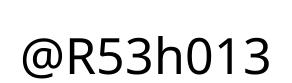
#> input picture data/raw_sample/Arsehole_notosans_variant1.png, 292 x 83 px
$ python -i image_processing.py   (imports and definitions only)
#> lines starting #> are read from the running program, lines starting #| are printed output that depends on the picture
#> further down, picture is the input picture: shape (83, 292, 3); min 0, max 255, mean 225.4
"""
Image processing utility functions for the OCR deobfuscation project.

This module contains functions for loading, saving, preprocessing, and augmenting
images throughout the pipeline, including resizing, normalization, thresholding,
denoising, and various transformations.
"""

import os
import numpy as np
import cv2
from typing import Tuple
import logging

logger = logging.getLogger(__name__)

# [186 lines left out: functions resize_image, normalize_image, denormalize_image, convert_to_grayscale, apply_threshold, adaptive_threshold and 2 more, not called in this run]

def center_crop(image: np.ndarray, target_size: Tuple[int, int]) -> np.ndarray:
    """
    Crop an image to the target size from the center.

    Args:
        image (np.ndarray): Input image as a numpy array.
        target_size (Tuple[int, int]): Target size as (height, width).

    Returns:
        np.ndarray: Cropped image.
    """
    h, w = image.shape[:2]
    target_h, target_w = target_size

    # Check if crop is possible
    if h < target_h or w < target_w:
        logger.warning(f"Cannot crop image of size {(h, w)} to target size {target_size}")
        return resize_image(image, target_size)

    # Calculate crop coordinates
    start_h = (h - target_h) // 2
    start_w = (w - target_w) // 2

    # Perform crop
    cropped = image[start_h:start_h+target_h, start_w:start_w+target_w]

    return cropped

# [82 lines left out: functions pad_image, random_shift, not called in this run]

def random_zoom(image: np.ndarray, zoom_range: Tuple[float, float] = (0.9, 1.1)) -> np.ndarray:
    """
    Apply a random zoom to an image.

    Args:
        image (np.ndarray): Input image as a numpy array.
        zoom_range (Tuple[float, float], optional): Range of zoom factors. Defaults to (0.9, 1.1).

    Returns:
        np.ndarray: Zoomed image.
    """
#> called with zoom_range = (0.9, 1.1)
    height, width = image.shape[:2]
#> height = 83; width = 292

    # Get random zoom factor
    zoom = np.random.uniform(zoom_range[0], zoom_range[1])

    # Calculate new dimensions
    new_h, new_w = int(height * zoom), int(width * zoom)
#> new_h = 83; new_w = 294

    # Resize the image
    if zoom > 1.0:
        # Zoom in: resize and then crop
        zoomed = cv2.resize(image, (new_w, new_h), interpolation=cv2.INTER_LINEAR)
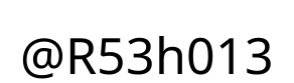
#> zoomed: shape (83, 294, 3); min 0, max 255, mean 225.4
        zoomed = center_crop(zoomed, (height, width))
#> in center_crop, `cropped = image[start_h:start_h+target_h, start_w:start_w+target_w]`:
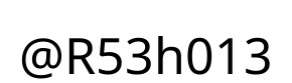
#> cropped: shape (83, 292, 3); min 0, max 255, mean 225.2
    else:
        # Zoom out: resize to smaller and then pad
        zoomed = cv2.resize(image, (new_w, new_h), interpolation=cv2.INTER_AREA)
        zoomed = pad_image(
            zoomed,
            (height, width),
            pad_value=255 if image.dtype == np.uint8 else 1.0
        )

    return zoomed

# [299 lines left out: functions adjust_brightness, adjust_contrast, denoise_image, load_image, save_image, apply_morphology and 3 more, not called in this run]

# [62 lines not run here, left out]

>>> import cv2
>>> picture = cv2.imread('../data/raw_sample/Arsehole_notosans_variant1.png')
>>> result = random_zoom(picture)

$ run again, on data/raw_sample/Crap_playfairdisplay_variant2.png
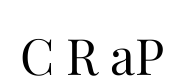
#> input picture data/raw_sample/Crap_playfairdisplay_variant2.png, 184 x 78 px
#> picture is the input picture: shape (78, 184, 3); min 0, max 255, mean 235.2
#> in random_zoom, `zoomed = cv2.resize(image, (new_w, new_h), interpolation=cv2.INTER_LIN..`:
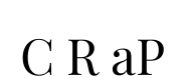
#> zoomed: shape (78, 185, 3); min 0, max 255, mean 235.2
#> in center_crop, `cropped = image[start_h:start_h+target_h, start_w:start_w+target_w]`:
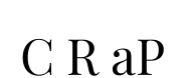
#> cropped: shape (78, 184, 3); min 0, max 255, mean 235.1

$ run again, on data/raw_sample/Motherfucker_notosans_variant3.png
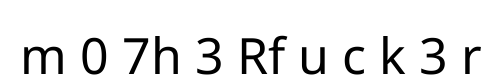
#> input picture data/raw_sample/Motherfucker_notosans_variant3.png, 502 x 80 px
#> picture is the input picture: shape (80, 502, 3); min 0, max 255, mean 232.2
#> in random_zoom, `zoomed = cv2.resize(image, (new_w, new_h), interpolation=cv2.INTER_LIN..`:
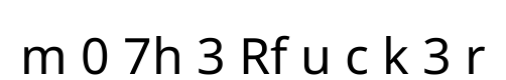
#> zoomed: shape (80, 506, 3); min 0, max 255, mean 232.2
#> in center_crop, `cropped = image[start_h:start_h+target_h, start_w:start_w+target_w]`:
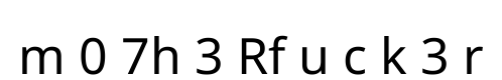
#> cropped: shape (80, 502, 3); min 0, max 255, mean 232
